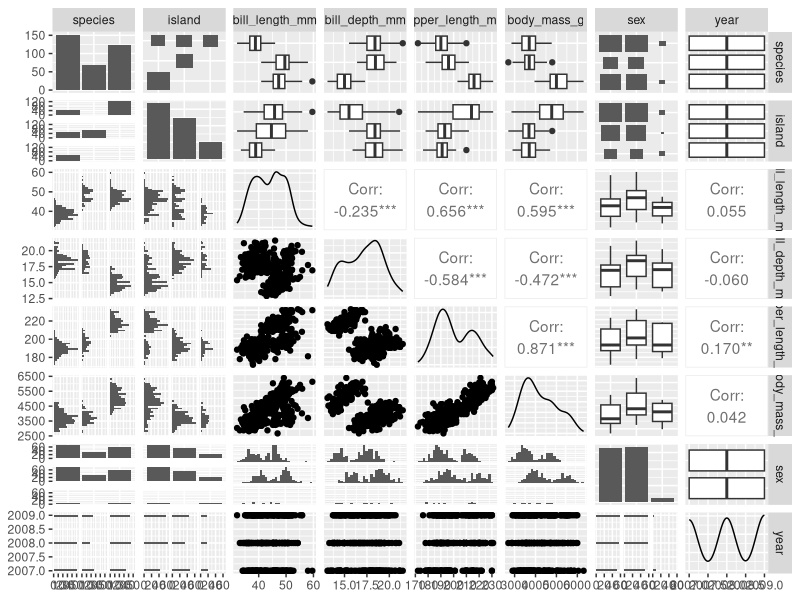
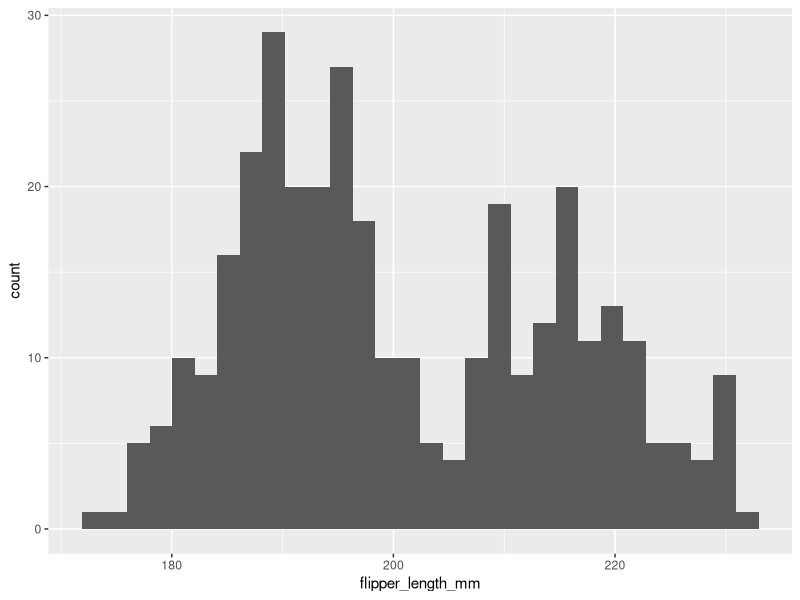
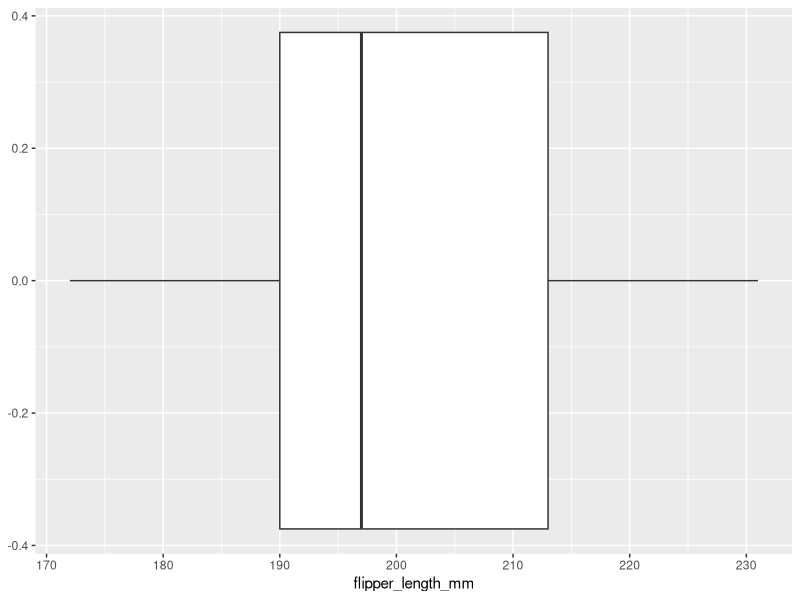
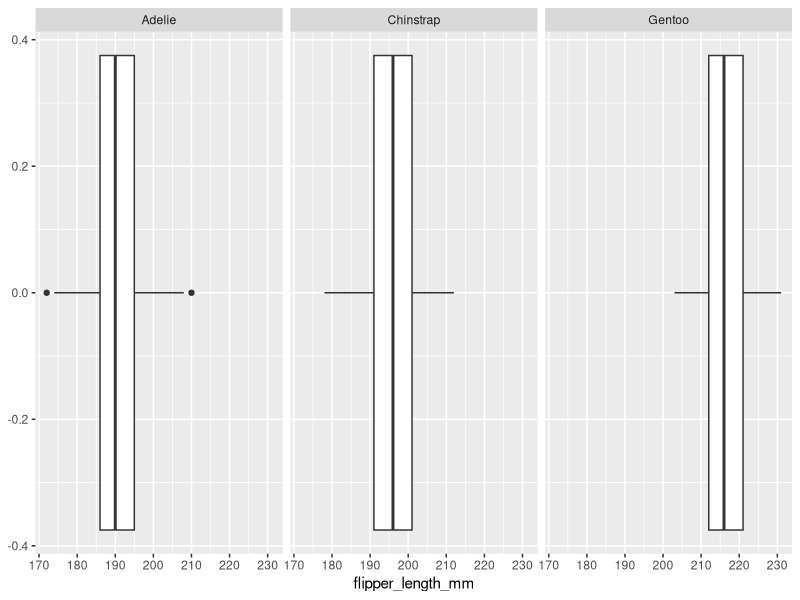
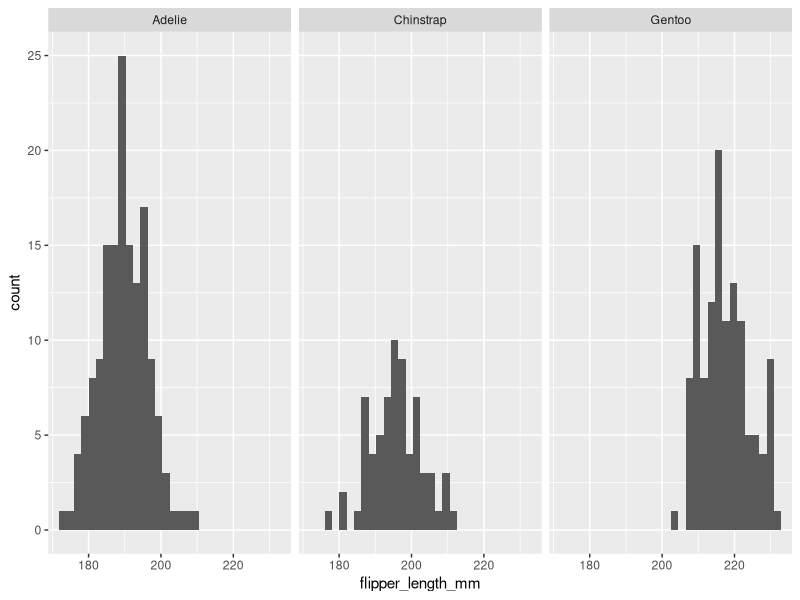
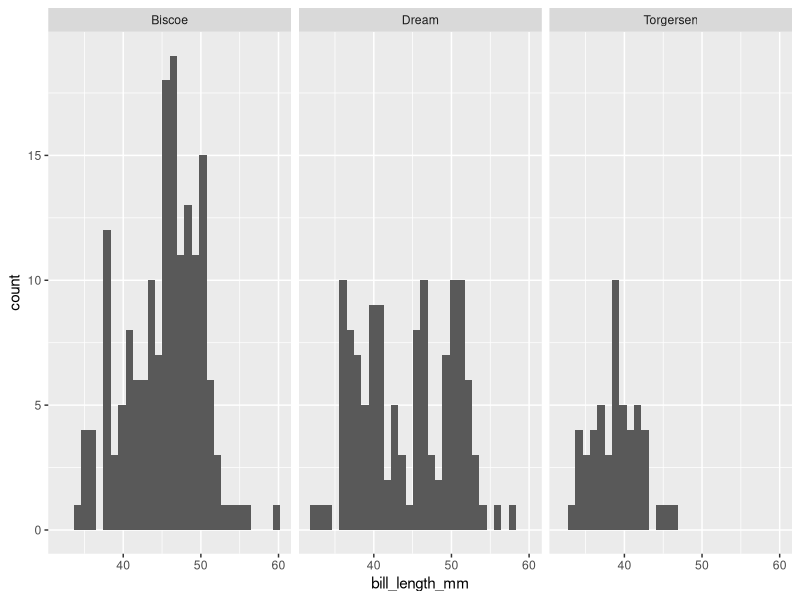

Here is the R script that generated these plots, in order:
## ---- chunk 1
knitr::opts_chunk$set(echo = TRUE)
library(GGally)
library(skimr)
library(palmerpenguins)
## ---- chunk 2
# show names of all variables
names(penguins)

# dim(penguins) shows dimensions of the data frame

# general summary of all data
summary(penguins)
# class(penguins$year) finds the data class of column "year" in penguins (here its integer)

# first 6 (default, but can put , # after dataframe to change quantity) lines use head(), last lines use tail()

## ---- chunk 3
GGally::ggpairs(penguins)
## ---- chunk 4
# skimr::skim()
skim(penguins)
## ---- chunk 5
# histogram and boxplot of an individual variable
ggplot(data = penguins, aes(flipper_length_mm)) +
  geom_histogram()

# using a boxplot here MISSES the fact that the data is bimodal based on species (see histogram)
ggplot(data = penguins, aes(flipper_length_mm)) +
  geom_boxplot() 
## ---- chunk 6
# facet_wrap(~species) splits data out by species, to avoid the boxplot problem mentioned above
ggplot(data = penguins, aes(flipper_length_mm)) +
  geom_boxplot() +
  facet_wrap(~species)

ggplot(data = penguins, aes(flipper_length_mm)) +
  geom_histogram() +
  facet_wrap(~species)
## ---- chunk 7
ggplot(data = penguins, aes(bill_length_mm)) +
  geom_histogram() +
  facet_wrap(~island)
